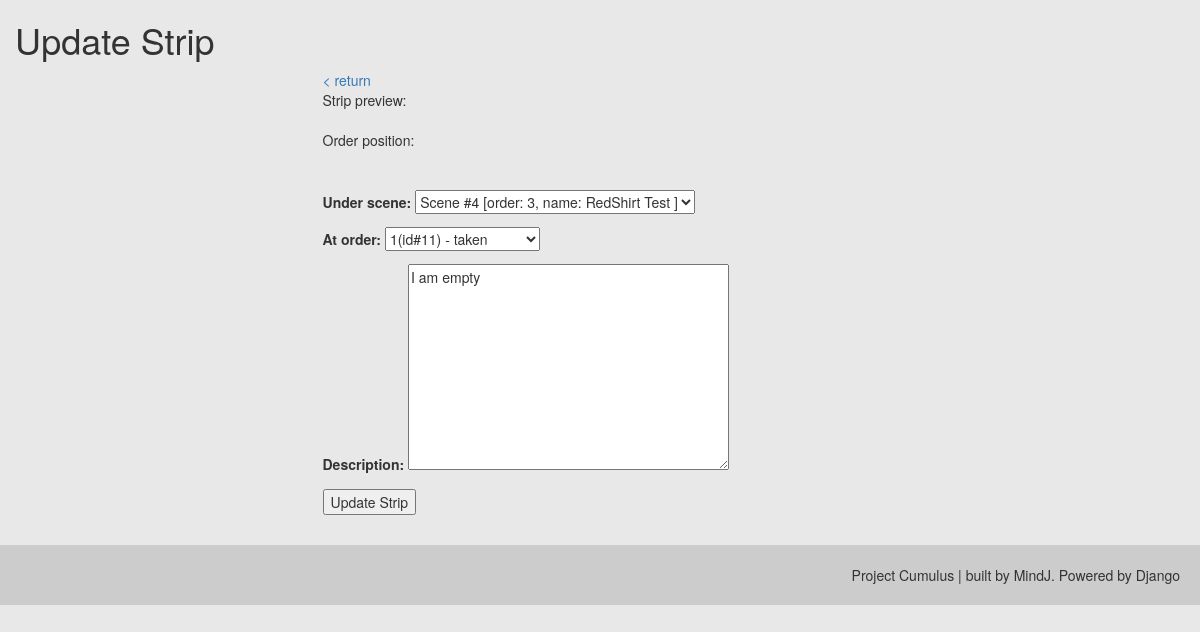
The app's page /flipbooks/strips/33/update/ with its own data.
### flipbooks/models.py (models this page shows, shortened)
class Strip(models.Model):
    order = models.IntegerField(default="-1")
    description = models.TextField(max_length=100, blank=True, default="")
    scene = models.ForeignKey(Scene, on_delete=models.CASCADE)
    date_created = models.DateTimeField(auto_now_add=True)
    date_modified = models.DateTimeField(auto_now=True)

class Scene(models.Model):
    order = models.IntegerField(default="0")
    children_orders = models.TextField(max_length=200, blank=True, default="")
    name = models.CharField(max_length=50, blank=True, default="")
    description = models.TextField(max_length=100, blank=True, default="")
    chapter = models.ForeignKey(Chapter, on_delete=models.CASCADE, default=0)
    date_created = models.DateTimeField(auto_now_add=True)
    date_modified = models.DateTimeField(auto_now=True)
    def __str__(self):
        return "Scene #{} [order: {}, name: {} ]".format(self.pk, self.order, self.name)

### flipbooks/views.py (the view, shortened to what this page needs)
# urls.py: url(r'^strips/(?P<pk>\d+)/update/$', views.StripUpdateView.as_view(), name='strip-update'),
class StripUpdateView(SuccessMessageMixin, GetStripSuccessUrlMixin, generic.UpdateView):
    queryset = Strip.objects.all()
    template_name = "flipbooks/strip_update.html"
    form_class = forms.StripUpdateForm
    success_message = "Strip was updated successfully"

### flipbooks/forms.py
class StripUpdateForm(forms.ModelForm):
    order = forms.ChoiceField(choices=(), label="At order")
    def __init__(self, *args, **kwargs):
        strip_instance = kwargs['instance']
        strip_orders_list = []
        for strip in strip_instance.scene.strip_set.all():
            strip_orders_list.append(strip.order)
        super(StripUpdateForm, self).__init__(*args, **kwargs)
        self.fields['order'].choices = getOrderChoices(strip_instance.scene, curr_strip_id=strip_instance.id)
    class Meta:
        model = Strip
        fields = ['scene', 'order', 'description']
        labels = {
            'scene': 'Under scene',
            'order': 'Does not override' #it seems it cannot override when field changed in form class
        }

### flipbooks/forms.py (called while the page is built)
def string2List(stringyList):
    li = stringyList.split(",")
    return list( item.strip() for item in li )

### proj_cumulus/templates/flipbooks/strip_update.html (shortened to what this page needs)
{% extends "base.html" %}
{% block content %}
    <div class="row">
        <h1>Update Strip</h1>
        <div class="col-sm-6 col-sm-offset-3">
            <a href="{% url 'flipbooks:chapter-detail' book_pk=object.scene.chapter.book.id chapter_number=object.scene.chapter.number%}">< return </a>
            <div class="flimstrip_view">
                Strip preview:
                <br/>
            </div>
            <div class="preview order">
                Order position:
            </div>
            <br/>
            <br/>
            <div class='form update'>
            {% include "flipbooks/includes/form.html" with btn_title='Update Strip' %}
            </div>
        </div>
    </div>
{% endblock content %}

### proj_cumulus/templates/flipbooks/includes/form.html (shortened to what this page needs)
<form action="" method="post">
    {{ form.as_p }}
    <input type="submit" value="{{btn_title}}" />
</form>

### static-storage/css_static/main.css (style rules this page uses)
body { background-color: #E8E8E8; height: 100%; }

### records on screen
Strip: scene "Scene #4 [order: 3, name: RedShirt Test ]", description "I am empty"
Scene: order "1(id#11) - taken"
